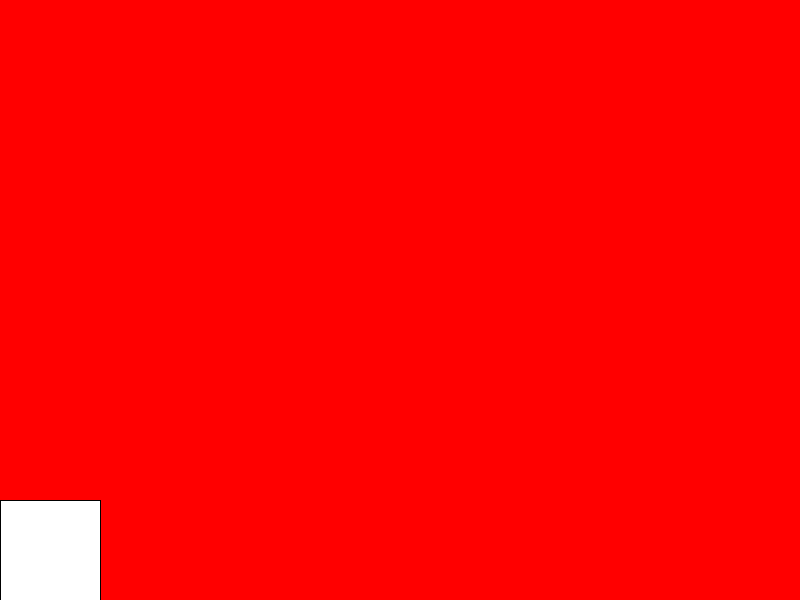
Frame 1 (no input)
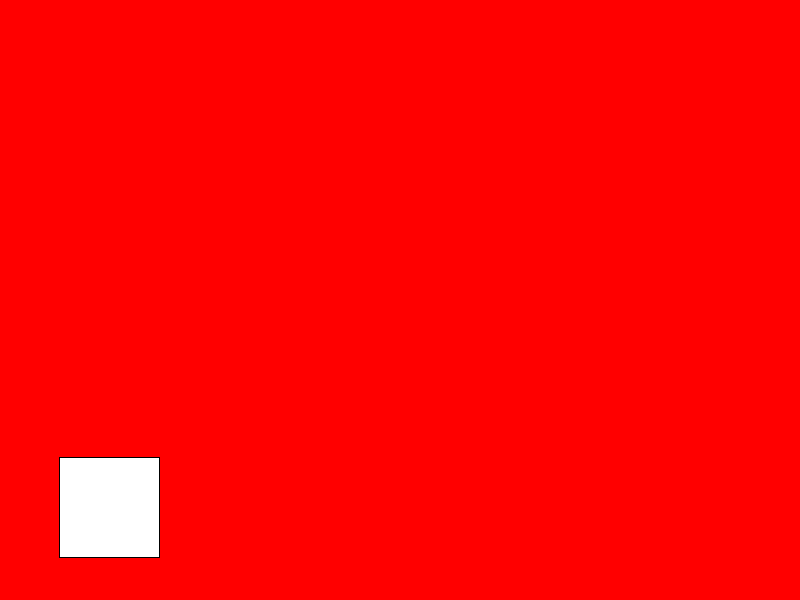
Frame 60 (the mouse pressed at the canvas centre just before this capture)
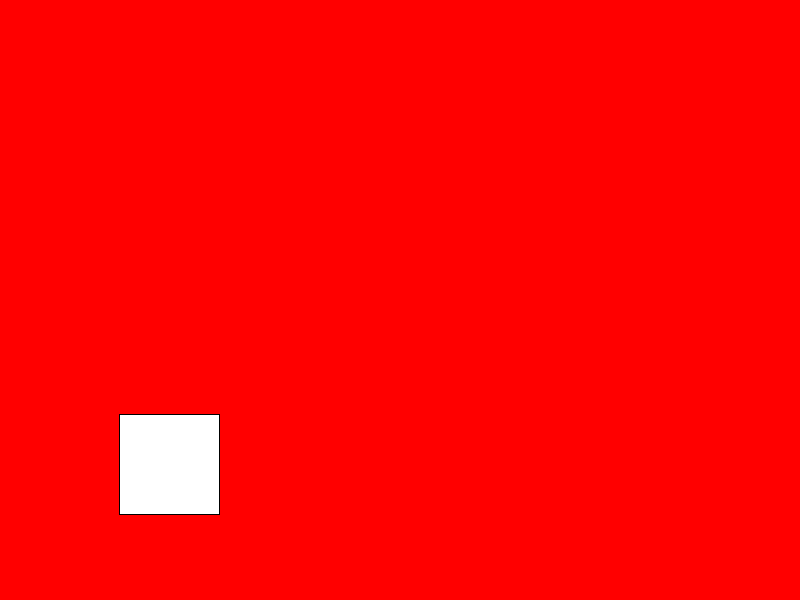
Frame 120 (the mouse held since frame 60 and released just before this capture)

The Processing sketch that drew these frames (run headless with seeded random() and noise(); from frame 60 on, the mouse is pressed at the canvas centre):

// Processing sketch: Mover
// ── Mover.pde
/*
  Name: Mover
 Author: Rodrick Moore
 Date: 9/23/19
 Description: Description: A shape moves diagonally from lower left to upper 
 right of the screen.  When the shape gets to the right edge of the screen it 
 “teleports” back to the left side of the screen.  When the shape is in the 
 lower half of the screen the background should be red and when the shape is in 
 the upper half of the screen the background should be green.
 */
int rectWidth;
float rectHeight;
int rectX;
int rectY;

void setup()
{
  size(800, 600); 
  rectWidth = 0;
  rectHeight = 500;
  rectX = 100;
  rectY = 100;
}

void draw()
{
  background(255, 0, 0);
  rect(rectWidth, rectHeight, rectX, rectY);
  rectWidth = rectWidth + 1;
  rectHeight = rectHeight - 0.72;
  if(rectHeight <= 0)
  {
    rectHeight = 500;
    rectWidth = 0;
  }
  if (rectHeight <= height/2 - rectX)
  {
    background(0, 255, 0);
    rect(rectWidth, rectHeight, rectX, rectY);
  }
}
